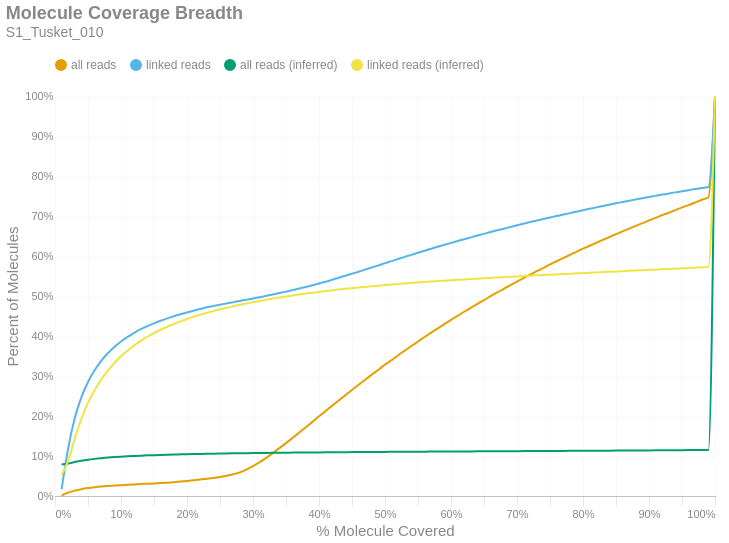

The notebook cell this image was saved under:
### Markdown cell above
### Molecule Read Coverage
This chart shows molecule coverage breadth as computed by the number of bases aligned to that molecule. In other words, "*how much of each unique long molecule is actually sequenced/aligned?*" Keep in mind there is a distinction between sequences and alignments, since some sequences belonging to a particular molecule may not align well and wouldn't appear in the alignment data. This chart also shows molecule coverage breadth as computed by the *inferred fragment* from which the aligned sequences originate. Unlike read coverage, this calculation takes into account the total insert size, including unsequenced gaps between the forward and reverse reads. Like the previous figures, these are cumulative percents.

### Code cell
if SKIPLR:
    print_html(f"Skipped")
else:
    binned_df = consolidated_hist(valids['coverage_bp'], mask, 0.01, True)
    binned_df_inf = consolidated_hist(valids['coverage_inserts'], mask, 0.01, True)
    binned_df = binned_df.with_columns(pl.lit(binned_df_inf['all reads (cumsum)']).alias('all reads (inferred)'))
    binned_df = binned_df.with_columns(pl.lit(binned_df_inf['linked reads (cumsum)']).alias('linked reads (inferred)'))
    binned_df = binned_df.with_columns(
        (pl.col('bin').cast(pl.Float64) + 0.01).alias('right_edge')
    )

    with SafeRender(binned_df):
        (
            density_plot(binned_df, 'Molecule Coverage Breadth', samplename, 'molcov', ['all reads (inferred)','linked reads (inferred)'])
            .encode(
                #x=alt.X('bin:Q', title="% Molecule Covered").axis(format = '%').scale(padding=0),
                x=alt.X('right_edge:Q', title="% Molecule Covered").axis(format='%').scale(padding=0),
                y=alt.Y('value:Q', title='Percent of Molecules')
                    .axis(format='%')
                    .stack(False)
                    .scale(domainMin=0, padding=0),
                color=alt.Color("key:N").scale(domain = ["all reads", "linked reads", "all reads (inferred)", "linked reads (inferred)"]),
                tooltip = [
                    alt.Tooltip("key:N", title = "Data Type"),
                    alt.Tooltip("range_label:N", title="% Molecule Covered"),
                    alt.Tooltip("value:Q", format = ".2%", title="% Molecules")
                ]
            )
        ).display()

### Figure 1 — Vega-Lite specification as saved in the notebook (floating-point values rounded to 4 significant figures)
{"width": "container", "height": 400, "config": {"title": {"anchor": "start", "dy": -15, "fontSize": 18, "color": "#888888", "subtitleColor": "#888888", "subtitleFontSize": 14}, "arc": {"fill": "#0072B2"}, "axis": {"domainColor": "#888888", "domainWidth": 0.5, "gridWidth": 0.2, "grid": false, "titleFontWeight": 400, "titleFontSize": 15, "labelFontSize": 11, "labelColor": "#888888", "tickColor": "#888888", "tickWidth": 0.2, "titleColor": "#888888"}, "axisBand": {"grid": false}, "axisX": {"grid": true, "tickSize": 10, "domainCap": "round"}, "axisY": {"domain": false, "grid": true, "tickSize": 0, "domainCap": "round"}, "background": "transparent", "header": {"labelFontSize": 15, "labelColor": "#888888", "titleFontSize": 15, "titleFontWeight": 600, "titleColor": "#888888"}, "legend": {"labelFont": "sans-serif", "labelFontSize": 12, "labelColor": "#888888", "symbolSize": 100, "symbolType": "circle", "titleFontSize": 12, "titlePadding": 10, "titleColor": "#888888", "title": null, "orient": "top"}, "range": {"category": ["#E69F00", "#56B4E9", "#009E73", "#F0E442", "#0072B2", "#D55E00", "#CC79A7", "#000000"], "diverging": ["#cfe8f3", "#a2d4ec", "#73bfe2", "#46abdb", "#1696d2", "#12719e"]}, "area": {"fill": "#0072B2", "fillOpacity": 0.7, "line": true, "strokeOpacity": 0.7}, "line": {"color": "#0072B2", "stroke": "#0072B2", "strokeWidth": 2}, "trail": {"color": "#0072B2", "stroke": "#0072B2", "strokeWidth": 0, "size": 1}, "point": {"filled": true, "fillOpacity": 1.0, "size": 95}, "text": {"color": "#888888", "fontSize": 11, "align": "right", "fontWeight": 400, "size": 11}, "bar": {"fill": "#0072B2", "stroke": null}, "view": {"stroke": null, "continuousWidth": 660, "continuousHeight": 400}}, "data": {"name": "data-ae09f41ff973e61091d7efa186c3958c"}, "mark": {"type": "line", "interpolate": "monotone", "point": {"opacity": 0, "size": 275}}, "encoding": {"color": {"field": "key", "scale": {"domain": ["all reads", "linked reads", "all reads (inferred)", "linked reads (inferred)"]}, "type": "nominal"}, "tooltip": [{"field": "key", "title": "Data Type", "type": "nominal"}, {"field": "range_label", "title": "% Molecule Covered", "type": "nominal"}, {"field": "value", "format": ".2%", "title": "% Molecules", "type": "quantitative"}], "x": {"axis": {"format": "%"}, "field": "right_edge", "scale": {"padding": 0}, "title": "% Molecule Covered", "type": "quantitative"}, "y": {"axis": {"format": "%"}, "field": "value", "scale": {"domainMin": 0, "padding": 0}, "stack": false, "title": "Percent of Molecules", "type": "quantitative"}}, "params": [{"name": "param_c36ac31b6afebe62", "select": {"type": "point", "fields": ["key"]}, "bind": "legend"}], "title": {"text": "Molecule Coverage Breadth", "subtitle": "S1_Tusket_010"}, "transform": [{"fold": ["all reads (cumsum)", "linked reads (cumsum)", "all reads (inferred)", "linked reads (inferred)"]}, {"calculate": "replace(datum.key, ' (cumsum)', '')", "as": "key"}, {"filter": {"param": "param_c36ac31b6afebe62"}}], "usermeta": {"embedOptions": {"downloadFileName": "S1_Tusket_010.molcov"}}, "$schema": "https://vega.github.io/schema/vega-lite/v6.1.0.json", "datasets": {"data-ae09f41ff973e61091d7efa186c3958c": [{"bin": "0.0", "interval": "0.0-0.01", "all reads": 0.001329, "linked reads": 0.01687, "all reads (cumsum)": 0.001329, "linked reads (cumsum)": 0.01687, "range_label": "0.0-0.01", "all reads (inferred)": 0.07858, "linked reads (inferred)": 0.05178, "right_edge": 0.01}, {"bin": "0.01", "interval": "0.01-0.02", "all reads": 0.006969, "linked reads": 0.1026, "all reads (cumsum)": 0.008298, "linked reads (cumsum)": 0.1194, "range_label": "0.01-0.02", "all reads (inferred)": 0.08113, "linked reads (inferred)": 0.08867, "right_edge": 0.02}, {"bin": "0.02", "interval": "0.02-0.03", "all reads": 0.005133, "linked reads": 0.07556, "all reads (cumsum)": 0.01343, "linked reads (cumsum)": 0.195, "range_label": "0.02-0.03", "all reads (inferred)": 0.08476, "linked reads (inferred)": 0.1434, "right_edge": 0.03}, {"bin": "0.03", "interval": "0.03-0.04", "all reads": 0.003655, "linked reads": 0.05229, "all reads (cumsum)": 0.01709, "linked reads (cumsum)": 0.2473, "range_label": "0.03-0.04", "all reads (inferred)": 0.088, "linked reads (inferred)": 0.1925, "right_edge": 0.04}, {"bin": "0.04", "interval": "0.04-0.05", "all reads": 0.00265, "linked reads": 0.03779, "all reads (cumsum)": 0.01974, "linked reads (cumsum)": 0.2851, "range_label": "0.04-0.05", "all reads (inferred)": 0.09069, "linked reads (inferred)": 0.2326, "right_edge": 0.05}, {"bin": "0.05", "interval": "0.05-0.06", "all reads": 0.002085, "linked reads": 0.0292, "all reads (cumsum)": 0.02182, "linked reads (cumsum)": 0.3143, "range_label": "0.05-0.06", "all reads (inferred)": 0.0928, "linked reads (inferred)": 0.2646, "right_edge": 0.06}, {"bin": "0.06", "interval": "0.06-0.07", "all reads": 0.001712, "linked reads": 0.02376, "all reads (cumsum)": 0.02353, "linked reads (cumsum)": 0.338, "range_label": "0.06-0.07", "all reads (inferred)": 0.09453, "linked reads (inferred)": 0.2908, "right_edge": 0.07}, {"bin": "0.07", "interval": "0.07-0.08", "all reads": 0.001372, "linked reads": 0.01894, "all reads (cumsum)": 0.02491, "linked reads (cumsum)": 0.357, "range_label": "0.07-0.08", "all reads (inferred)": 0.09602, "linked reads (inferred)": 0.3134, "right_edge": 0.08}, {"bin": "0.08", "interval": "0.08-0.09", "all reads": 0.001207, "linked reads": 0.01583, "all reads (cumsum)": 0.02611, "linked reads (cumsum)": 0.3728, "range_label": "0.08-0.09", "all reads (inferred)": 0.09727, "linked reads (inferred)": 0.3326, "right_edge": 0.09}, {"bin": "0.09", "interval": "0.09-0.1", "all reads": 0.00106, "linked reads": 0.01334, "all reads (cumsum)": 0.02717, "linked reads (cumsum)": 0.3861, "range_label": "0.09-0.1", "all reads (inferred)": 0.09838, "linked reads (inferred)": 0.3494, "right_edge": 0.1}, {"bin": "0.1", "interval": "0.1-0.11", "all reads": 0.0009804, "linked reads": 0.0116, "all reads (cumsum)": 0.02815, "linked reads (cumsum)": 0.3977, "range_label": "0.1-0.11", "all reads (inferred)": 0.09931, "linked reads (inferred)": 0.3636, "right_edge": 0.11}, {"bin": "0.11", "interval": "0.11-0.12", "all reads": 0.0009041, "linked reads": 0.01033, "all reads (cumsum)": 0.02906, "linked reads (cumsum)": 0.4081, "range_label": "0.11-0.12", "all reads (inferred)": 0.1001, "linked reads (inferred)": 0.3764, "right_edge": 0.12}, {"bin": "0.12", "interval": "0.12-0.13", "all reads": 0.0008397, "linked reads": 0.008888, "all reads (cumsum)": 0.0299, "linked reads (cumsum)": 0.4169, "range_label": "0.12-0.13", "all reads (inferred)": 0.1009, "linked reads (inferred)": 0.388, "right_edge": 0.13}, {"bin": "0.13", "interval": "0.13-0.14", "all reads": 0.0007988, "linked reads": 0.007596, "all reads (cumsum)": 0.0307, "linked reads (cumsum)": 0.4245, "range_label": "0.13-0.14", "all reads (inferred)": 0.1016, "linked reads (inferred)": 0.3982, "right_edge": 0.14}, {"bin": "0.14", "interval": "0.14-0.15", "all reads": 0.0008096, "linked reads": 0.006956, "all reads (cumsum)": 0.03151, "linked reads (cumsum)": 0.4315, "range_label": "0.14-0.15", "all reads (inferred)": 0.1022, "linked reads (inferred)": 0.4073, "right_edge": 0.15}, {"bin": "0.15", "interval": "0.15-0.16", "all reads": 0.0008809, "linked reads": 0.006636, "all reads (cumsum)": 0.03239, "linked reads (cumsum)": 0.4381, "range_label": "0.15-0.16", "all reads (inferred)": 0.1027, "linked reads (inferred)": 0.4156, "right_edge": 0.16}, {"bin": "0.16", "interval": "0.16-0.17", "all reads": 0.001033, "linked reads": 0.005985, "all reads (cumsum)": 0.03342, "linked reads (cumsum)": 0.4441, "range_label": "0.16-0.17", "all reads (inferred)": 0.1032, "linked reads (inferred)": 0.4231, "right_edge": 0.17}, {"bin": "0.17", "interval": "0.17-0.18", "all reads": 0.00118, "linked reads": 0.005309, "all reads (cumsum)": 0.0346, "linked reads (cumsum)": 0.4494, "range_label": "0.17-0.18", "all reads (inferred)": 0.1037, "linked reads (inferred)": 0.4301, "right_edge": 0.18}, {"bin": "0.18", "interval": "0.18-0.19", "all reads": 0.001368, "linked reads": 0.004828, "all reads (cumsum)": 0.03597, "linked reads (cumsum)": 0.4543, "range_label": "0.18-0.19", "all reads (inferred)": 0.1041, "linked reads (inferred)": 0.4363, "right_edge": 0.19}, {"bin": "0.19", "interval": "0.19-0.2", "all reads": 0.001555, "linked reads": 0.004508, "all reads (cumsum)": 0.03752, "linked reads (cumsum)": 0.4588, "range_label": "0.19-0.2", "all reads (inferred)": 0.1045, "linked reads (inferred)": 0.4425, "right_edge": 0.2}, {"bin": "0.2", "interval": "0.2-0.21", "all reads": 0.001659, "linked reads": 0.004472, "all reads (cumsum)": 0.03918, "linked reads (cumsum)": 0.4632, "range_label": "0.2-0.21", "all reads (inferred)": 0.1049, "linked reads (inferred)": 0.4482, "right_edge": 0.21}, {"bin": "0.21", "interval": "0.21-0.22", "all reads": 0.001841, "linked reads": 0.0044, "all reads (cumsum)": 0.04102, "linked reads (cumsum)": 0.4676, "range_label": "0.21-0.22", "all reads (inferred)": 0.1052, "linked reads (inferred)": 0.4533, "right_edge": 0.22}, {"bin": "0.22", "interval": "0.22-0.23", "all reads": 0.002041, "linked reads": 0.003997, "all reads (cumsum)": 0.04306, "linked reads (cumsum)": 0.4716, "range_label": "0.22-0.23", "all reads (inferred)": 0.1055, "linked reads (inferred)": 0.4579, "right_edge": 0.23}, {"bin": "0.23", "interval": "0.23-0.24", "all reads": 0.00218, "linked reads": 0.003341, "all reads (cumsum)": 0.04524, "linked reads (cumsum)": 0.475, "range_label": "0.23-0.24", "all reads (inferred)": 0.1058, "linked reads (inferred)": 0.4624, "right_edge": 0.24}, {"bin": "0.24", "interval": "0.24-0.25", "all reads": 0.0025, "linked reads": 0.003403, "all reads (cumsum)": 0.04774, "linked reads (cumsum)": 0.4784, "range_label": "0.24-0.25", "all reads (inferred)": 0.1061, "linked reads (inferred)": 0.4667, "right_edge": 0.25}, {"bin": "0.25", "interval": "0.25-0.26", "all reads": 0.002769, "linked reads": 0.003083, "all reads (cumsum)": 0.05051, "linked reads (cumsum)": 0.4815, "range_label": "0.25-0.26", "all reads (inferred)": 0.1064, "linked reads (inferred)": 0.4707, "right_edge": 0.26}, {"bin": "0.26", "interval": "0.26-0.27", "all reads": 0.003641, "linked reads": 0.003145, "all reads (cumsum)": 0.05415, "linked reads (cumsum)": 0.4846, "range_label": "0.26-0.27", "all reads (inferred)": 0.1066, "linked reads (inferred)": 0.4744, "right_edge": 0.27}, {"bin": "0.27", "interval": "0.27-0.28", "all reads": 0.005042, "linked reads": 0.003114, "all reads (cumsum)": 0.0592, "linked reads (cumsum)": 0.4877, "range_label": "0.27-0.28", "all reads (inferred)": 0.1069, "linked reads (inferred)": 0.478, "right_edge": 0.28}, {"bin": "0.28", "interval": "0.28-0.29", "all reads": 0.006844, "linked reads": 0.002892, "all reads (cumsum)": 0.06604, "linked reads (cumsum)": 0.4906, "range_label": "0.28-0.29", "all reads (inferred)": 0.1071, "linked reads (inferred)": 0.4813, "right_edge": 0.29}, {"bin": "0.29", "interval": "0.29-0.3", "all reads": 0.008696, "linked reads": 0.003166, "all reads (cumsum)": 0.07474, "linked reads (cumsum)": 0.4938, "range_label": "0.29-0.3", "all reads (inferred)": 0.1073, "linked reads (inferred)": 0.4847, "right_edge": 0.3}, {"bin": "0.3", "interval": "0.3-0.31", "all reads": 0.009759, "linked reads": 0.003166, "all reads (cumsum)": 0.08449, "linked reads (cumsum)": 0.4969, "range_label": "0.3-0.31", "all reads (inferred)": 0.1075, "linked reads (inferred)": 0.4877, "right_edge": 0.31}, {"bin": "0.31", "interval": "0.31-0.32", "all reads": 0.0109, "linked reads": 0.003434, "all reads (cumsum)": 0.09539, "linked reads (cumsum)": 0.5004, "range_label": "0.31-0.32", "all reads (inferred)": 0.1077, "linked reads (inferred)": 0.4908, "right_edge": 0.32}, {"bin": "0.32", "interval": "0.32-0.33", "all reads": 0.01185, "linked reads": 0.003357, "all reads (cumsum)": 0.1072, "linked reads (cumsum)": 0.5037, "range_label": "0.32-0.33", "all reads (inferred)": 0.1079, "linked reads (inferred)": 0.4936, "right_edge": 0.33}, {"bin": "0.33", "interval": "0.33-0.34", "all reads": 0.01238, "linked reads": 0.003527, "all reads (cumsum)": 0.1196, "linked reads (cumsum)": 0.5073, "range_label": "0.33-0.34", "all reads (inferred)": 0.1081, "linked reads (inferred)": 0.4963, "right_edge": 0.34}, {"bin": "0.34", "interval": "0.34-0.35", "all reads": 0.01264, "linked reads": 0.003692, "all reads (cumsum)": 0.1323, "linked reads (cumsum)": 0.511, "range_label": "0.34-0.35", "all reads (inferred)": 0.1083, "linked reads (inferred)": 0.4987, "right_edge": 0.35}, {"bin": "0.35", "interval": "0.35-0.36", "all reads": 0.01302, "linked reads": 0.00379, "all reads (cumsum)": 0.1453, "linked reads (cumsum)": 0.5147, "range_label": "0.35-0.36", "all reads (inferred)": 0.1084, "linked reads (inferred)": 0.5013, "right_edge": 0.36}, {"bin": "0.36", "interval": "0.36-0.37", "all reads": 0.01328, "linked reads": 0.003832, "all reads (cumsum)": 0.1586, "linked reads (cumsum)": 0.5186, "range_label": "0.36-0.37", "all reads (inferred)": 0.1086, "linked reads (inferred)": 0.5037, "right_edge": 0.37}, {"bin": "0.37", "interval": "0.37-0.38", "all reads": 0.01337, "linked reads": 0.004033, "all reads (cumsum)": 0.1719, "linked reads (cumsum)": 0.5226, "range_label": "0.37-0.38", "all reads (inferred)": 0.1088, "linked reads (inferred)": 0.506, "right_edge": 0.38}, {"bin": "0.38", "interval": "0.38-0.39", "all reads": 0.01344, "linked reads": 0.004193, "all reads (cumsum)": 0.1854, "linked reads (cumsum)": 0.5268, "range_label": "0.38-0.39", "all reads (inferred)": 0.1089, "linked reads (inferred)": 0.5081, "right_edge": 0.39}, {"bin": "0.39", "interval": "0.39-0.4", "all reads": 0.0138, "linked reads": 0.004488, "all reads (cumsum)": 0.1992, "linked reads (cumsum)": 0.5313, "range_label": "0.39-0.4", "all reads (inferred)": 0.1091, "linked reads (inferred)": 0.5101, "right_edge": 0.4}, {"bin": "0.4", "interval": "0.4-0.41", "all reads": 0.01329, "linked reads": 0.004436, "all reads (cumsum)": 0.2125, "linked reads (cumsum)": 0.5357, "range_label": "0.4-0.41", "all reads (inferred)": 0.1092, "linked reads (inferred)": 0.5123, "right_edge": 0.41}, {"bin": "0.41", "interval": "0.41-0.42", "all reads": 0.01345, "linked reads": 0.004849, "all reads (cumsum)": 0.2259, "linked reads (cumsum)": 0.5406, "range_label": "0.41-0.42", "all reads (inferred)": 0.1094, "linked reads (inferred)": 0.5143, "right_edge": 0.42}, {"bin": "0.42", "interval": "0.42-0.43", "all reads": 0.0132, "linked reads": 0.005056, "all reads (cumsum)": 0.2391, "linked reads (cumsum)": 0.5456, "range_label": "0.42-0.43", "all reads (inferred)": 0.1095, "linked reads (inferred)": 0.5162, "right_edge": 0.43}, {"bin": "0.43", "interval": "0.43-0.44", "all reads": 0.01308, "linked reads": 0.004994, "all reads (cumsum)": 0.2522, "linked reads (cumsum)": 0.5506, "range_label": "0.43-0.44", "all reads (inferred)": 0.1096, "linked reads (inferred)": 0.5179, "right_edge": 0.44}, {"bin": "0.44", "interval": "0.44-0.45", "all reads": 0.01303, "linked reads": 0.005087, "all reads (cumsum)": 0.2652, "linked reads (cumsum)": 0.5557, "range_label": "0.44-0.45", "all reads (inferred)": 0.1097, "linked reads (inferred)": 0.5195, "right_edge": 0.45}, {"bin": "0.45", "interval": "0.45-0.46", "all reads": 0.01291, "linked reads": 0.004927, "all reads (cumsum)": 0.2781, "linked reads (cumsum)": 0.5606, "range_label": "0.45-0.46", "all reads (inferred)": 0.1098, "linked reads (inferred)": 0.5211, "right_edge": 0.46}, {"bin": "0.46", "interval": "0.46-0.47", "all reads": 0.01268, "linked reads": 0.005397, "all reads (cumsum)": 0.2908, "linked reads (cumsum)": 0.566, "range_label": "0.46-0.47", "all reads (inferred)": 0.11, "linked reads (inferred)": 0.5227, "right_edge": 0.47}, {"bin": "0.47", "interval": "0.47-0.48", "all reads": 0.01274, "linked reads": 0.00534, "all reads (cumsum)": 0.3035, "linked reads (cumsum)": 0.5714, "range_label": "0.47-0.48", "all reads (inferred)": 0.1101, "linked reads (inferred)": 0.5243, "right_edge": 0.48}, {"bin": "0.48", "interval": "0.48-0.49", "all reads": 0.0119, "linked reads": 0.005071, "all reads (cumsum)": 0.3154, "linked reads (cumsum)": 0.5765, "range_label": "0.48-0.49", "all reads (inferred)": 0.1102, "linked reads (inferred)": 0.5257, "right_edge": 0.49}, {"bin": "0.49", "interval": "0.49-0.5", "all reads": 0.01322, "linked reads": 0.005841, "all reads (cumsum)": 0.3287, "linked reads (cumsum)": 0.5823, "range_label": "0.49-0.5", "all reads (inferred)": 0.1103, "linked reads (inferred)": 0.5272, "right_edge": 0.5}, {"bin": "0.5", "interval": "0.5-0.51", "all reads": 0.01111, "linked reads": 0.004999, "all reads (cumsum)": 0.3398, "linked reads (cumsum)": 0.5873, "range_label": "0.5-0.51", "all reads (inferred)": 0.1104, "linked reads (inferred)": 0.5286, "right_edge": 0.51}, {"bin": "0.51", "interval": "0.51-0.52", "all reads": 0.01216, "linked reads": 0.00534, "all reads (cumsum)": 0.3519, "linked reads (cumsum)": 0.5926, "range_label": "0.51-0.52", "all reads (inferred)": 0.1105, "linked reads (inferred)": 0.5301, "right_edge": 0.52}, {"bin": "0.52", "interval": "0.52-0.53", "all reads": 0.01156, "linked reads": 0.005216, "all reads (cumsum)": 0.3635, "linked reads (cumsum)": 0.5978, "range_label": "0.52-0.53", "all reads (inferred)": 0.1106, "linked reads (inferred)": 0.5314, "right_edge": 0.53}, {"bin": "0.53", "interval": "0.53-0.54", "all reads": 0.01153, "linked reads": 0.005025, "all reads (cumsum)": 0.375, "linked reads (cumsum)": 0.6029, "range_label": "0.53-0.54", "all reads (inferred)": 0.1107, "linked reads (inferred)": 0.5327, "right_edge": 0.54}, {"bin": "0.54", "interval": "0.54-0.55", "all reads": 0.0112, "linked reads": 0.005185, "all reads (cumsum)": 0.3862, "linked reads (cumsum)": 0.6081, "range_label": "0.54-0.55", "all reads (inferred)": 0.1108, "linked reads (inferred)": 0.5339, "right_edge": 0.55}, {"bin": "0.55", "interval": "0.55-0.56", "all reads": 0.01129, "linked reads": 0.005061, "all reads (cumsum)": 0.3975, "linked reads (cumsum)": 0.6131, "range_label": "0.55-0.56", "all reads (inferred)": 0.1109, "linked reads (inferred)": 0.535, "right_edge": 0.56}, {"bin": "0.56", "interval": "0.56-0.57", "all reads": 0.01101, "linked reads": 0.005185, "all reads (cumsum)": 0.4085, "linked reads (cumsum)": 0.6183, "range_label": "0.56-0.57", "all reads (inferred)": 0.111, "linked reads (inferred)": 0.5362, "right_edge": 0.57}, {"bin": "0.57", "interval": "0.57-0.58", "all reads": 0.01066, "linked reads": 0.004947, "all reads (cumsum)": 0.4192, "linked reads (cumsum)": 0.6232, "range_label": "0.57-0.58", "all reads (inferred)": 0.1111, "linked reads (inferred)": 0.5373, "right_edge": 0.58}, {"bin": "0.58", "interval": "0.58-0.59", "all reads": 0.01065, "linked reads": 0.004839, "all reads (cumsum)": 0.4298, "linked reads (cumsum)": 0.6281, "range_label": "0.58-0.59", "all reads (inferred)": 0.1112, "linked reads (inferred)": 0.5383, "right_edge": 0.59}, {"bin": "0.59", "interval": "0.59-0.6", "all reads": 0.01065, "linked reads": 0.004658, "all reads (cumsum)": 0.4405, "linked reads (cumsum)": 0.6327, "range_label": "0.59-0.6", "all reads (inferred)": 0.1112, "linked reads (inferred)": 0.5394, "right_edge": 0.6}, {"bin": "0.6", "interval": "0.6-0.61", "all reads": 0.009878, "linked reads": 0.004689, "all reads (cumsum)": 0.4504, "linked reads (cumsum)": 0.6374, "range_label": "0.6-0.61", "all reads (inferred)": 0.1113, "linked reads (inferred)": 0.5405, "right_edge": 0.61}, {"bin": "0.61", "interval": "0.61-0.62", "all reads": 0.01031, "linked reads": 0.004513, "all reads (cumsum)": 0.4607, "linked reads (cumsum)": 0.6419, "range_label": "0.61-0.62", "all reads (inferred)": 0.1114, "linked reads (inferred)": 0.5415, "right_edge": 0.62}, {"bin": "0.62", "interval": "0.62-0.63", "all reads": 0.009901, "linked reads": 0.004586, "all reads (cumsum)": 0.4706, "linked reads (cumsum)": 0.6465, "range_label": "0.62-0.63", "all reads (inferred)": 0.1115, "linked reads (inferred)": 0.5424, "right_edge": 0.63}, {"bin": "0.63", "interval": "0.63-0.64", "all reads": 0.009668, "linked reads": 0.004539, "all reads (cumsum)": 0.4802, "linked reads (cumsum)": 0.6511, "range_label": "0.63-0.64", "all reads (inferred)": 0.1116, "linked reads (inferred)": 0.5434, "right_edge": 0.64}, {"bin": "0.64", "interval": "0.64-0.65", "all reads": 0.009583, "linked reads": 0.004183, "all reads (cumsum)": 0.4898, "linked reads (cumsum)": 0.6553, "range_label": "0.64-0.65", "all reads (inferred)": 0.1117, "linked reads (inferred)": 0.5445, "right_edge": 0.65}, {"bin": "0.65", "interval": "0.65-0.66", "all reads": 0.009707, "linked reads": 0.004555, "all reads (cumsum)": 0.4995, "linked reads (cumsum)": 0.6598, "range_label": "0.65-0.66", "all reads (inferred)": 0.1118, "linked reads (inferred)": 0.5453, "right_edge": 0.66}, {"bin": "0.66", "interval": "0.66-0.67", "all reads": 0.009239, "linked reads": 0.004353, "all reads (cumsum)": 0.5088, "linked reads (cumsum)": 0.6642, "range_label": "0.66-0.67", "all reads (inferred)": 0.1118, "linked reads (inferred)": 0.5461, "right_edge": 0.67}, {"bin": "0.67", "interval": "0.67-0.68", "all reads": 0.009334, "linked reads": 0.004142, "all reads (cumsum)": 0.5181, "linked reads (cumsum)": 0.6683, "range_label": "0.67-0.68", "all reads (inferred)": 0.1119, "linked reads (inferred)": 0.5471, "right_edge": 0.68}, {"bin": "0.68", "interval": "0.68-0.69", "all reads": 0.008929, "linked reads": 0.004136, "all reads (cumsum)": 0.527, "linked reads (cumsum)": 0.6724, "range_label": "0.68-0.69", "all reads (inferred)": 0.112, "linked reads (inferred)": 0.548, "right_edge": 0.69}, {"bin": "0.69", "interval": "0.69-0.7", "all reads": 0.008981, "linked reads": 0.004245, "all reads (cumsum)": 0.536, "linked reads (cumsum)": 0.6767, "range_label": "0.69-0.7", "all reads (inferred)": 0.1121, "linked reads (inferred)": 0.5489, "right_edge": 0.7}, {"bin": "0.7", "interval": "0.7-0.71", "all reads": 0.008636, "linked reads": 0.004028, "all reads (cumsum)": 0.5447, "linked reads (cumsum)": 0.6807, "range_label": "0.7-0.71", "all reads (inferred)": 0.1122, "linked reads (inferred)": 0.5498, "right_edge": 0.71}, {"bin": "0.71", "interval": "0.71-0.72", "all reads": 0.008621, "linked reads": 0.004064, "all reads (cumsum)": 0.5533, "linked reads (cumsum)": 0.6848, "range_label": "0.71-0.72", "all reads (inferred)": 0.1123, "linked reads (inferred)": 0.5507, "right_edge": 0.72}, {"bin": "0.72", "interval": "0.72-0.73", "all reads": 0.008666, "linked reads": 0.004044, "all reads (cumsum)": 0.5619, "linked reads (cumsum)": 0.6888, "range_label": "0.72-0.73", "all reads (inferred)": 0.1124, "linked reads (inferred)": 0.5517, "right_edge": 0.73}, {"bin": "0.73", "interval": "0.73-0.74", "all reads": 0.008333, "linked reads": 0.003703, "all reads (cumsum)": 0.5703, "linked reads (cumsum)": 0.6925, "range_label": "0.73-0.74", "all reads (inferred)": 0.1125, "linked reads (inferred)": 0.5524, "right_edge": 0.74}, {"bin": "0.74", "interval": "0.74-0.75", "all reads": 0.00868, "linked reads": 0.003889, "all reads (cumsum)": 0.579, "linked reads (cumsum)": 0.6964, "range_label": "0.74-0.75", "all reads (inferred)": 0.1125, "linked reads (inferred)": 0.5532, "right_edge": 0.75}, {"bin": "0.75", "interval": "0.75-0.76", "all reads": 0.007906, "linked reads": 0.003491, "all reads (cumsum)": 0.5869, "linked reads (cumsum)": 0.6999, "range_label": "0.75-0.76", "all reads (inferred)": 0.1126, "linked reads (inferred)": 0.554, "right_edge": 0.76}, {"bin": "0.76", "interval": "0.76-0.77", "all reads": 0.00799, "linked reads": 0.003661, "all reads (cumsum)": 0.5948, "linked reads (cumsum)": 0.7036, "range_label": "0.76-0.77", "all reads (inferred)": 0.1127, "linked reads (inferred)": 0.5548, "right_edge": 0.77}, {"bin": "0.77", "interval": "0.77-0.78", "all reads": 0.007786, "linked reads": 0.00362, "all reads (cumsum)": 0.6026, "linked reads (cumsum)": 0.7072, "range_label": "0.77-0.78", "all reads (inferred)": 0.1128, "linked reads (inferred)": 0.5558, "right_edge": 0.78}, {"bin": "0.78", "interval": "0.78-0.79", "all reads": 0.007701, "linked reads": 0.003687, "all reads (cumsum)": 0.6103, "linked reads (cumsum)": 0.7109, "range_label": "0.78-0.79", "all reads (inferred)": 0.1129, "linked reads (inferred)": 0.5566, "right_edge": 0.79}, {"bin": "0.79", "interval": "0.79-0.8", "all reads": 0.008041, "linked reads": 0.003641, "all reads (cumsum)": 0.6184, "linked reads (cumsum)": 0.7145, "range_label": "0.79-0.8", "all reads (inferred)": 0.113, "linked reads (inferred)": 0.5573, "right_edge": 0.8}, {"bin": "0.8", "interval": "0.8-0.81", "all reads": 0.007219, "linked reads": 0.003517, "all reads (cumsum)": 0.6256, "linked reads (cumsum)": 0.718, "range_label": "0.8-0.81", "all reads (inferred)": 0.1131, "linked reads (inferred)": 0.5582, "right_edge": 0.81}, {"bin": "0.81", "interval": "0.81-0.82", "all reads": 0.007341, "linked reads": 0.003543, "all reads (cumsum)": 0.6329, "linked reads (cumsum)": 0.7216, "range_label": "0.81-0.82", "all reads (inferred)": 0.1132, "linked reads (inferred)": 0.559, "right_edge": 0.82}, {"bin": "0.82", "interval": "0.82-0.83", "all reads": 0.007365, "linked reads": 0.003481, "all reads (cumsum)": 0.6403, "linked reads (cumsum)": 0.7251, "range_label": "0.82-0.83", "all reads (inferred)": 0.1133, "linked reads (inferred)": 0.5599, "right_edge": 0.83}, {"bin": "0.83", "interval": "0.83-0.84", "all reads": 0.007157, "linked reads": 0.003326, "all reads (cumsum)": 0.6475, "linked reads (cumsum)": 0.7284, "range_label": "0.83-0.84", "all reads (inferred)": 0.1134, "linked reads (inferred)": 0.5606, "right_edge": 0.84}, {"bin": "0.84", "interval": "0.84-0.85", "all reads": 0.007096, "linked reads": 0.003403, "all reads (cumsum)": 0.6546, "linked reads (cumsum)": 0.7318, "range_label": "0.84-0.85", "all reads (inferred)": 0.1135, "linked reads (inferred)": 0.5614, "right_edge": 0.85}, {"bin": "0.85", "interval": "0.85-0.86", "all reads": 0.007063, "linked reads": 0.003238, "all reads (cumsum)": 0.6616, "linked reads (cumsum)": 0.735, "range_label": "0.85-0.86", "all reads (inferred)": 0.1136, "linked reads (inferred)": 0.5622, "right_edge": 0.86}, {"bin": "0.86", "interval": "0.86-0.87", "all reads": 0.00693, "linked reads": 0.003222, "all reads (cumsum)": 0.6685, "linked reads (cumsum)": 0.7382, "range_label": "0.86-0.87", "all reads (inferred)": 0.1137, "linked reads (inferred)": 0.563, "right_edge": 0.87}, {"bin": "0.87", "interval": "0.87-0.88", "all reads": 0.006891, "linked reads": 0.003155, "all reads (cumsum)": 0.6754, "linked reads (cumsum)": 0.7414, "range_label": "0.87-0.88", "all reads (inferred)": 0.1138, "linked reads (inferred)": 0.5638, "right_edge": 0.88}, {"bin": "0.88", "interval": "0.88-0.89", "all reads": 0.006676, "linked reads": 0.003129, "all reads (cumsum)": 0.6821, "linked reads (cumsum)": 0.7445, "range_label": "0.88-0.89", "all reads (inferred)": 0.1139, "linked reads (inferred)": 0.5646, "right_edge": 0.89}, {"bin": "0.89", "interval": "0.89-0.9", "all reads": 0.006805, "linked reads": 0.002907, "all reads (cumsum)": 0.6889, "linked reads (cumsum)": 0.7474, "range_label": "0.89-0.9", "all reads (inferred)": 0.114, "linked reads (inferred)": 0.5654, "right_edge": 0.9}, {"bin": "0.9", "interval": "0.9-0.91", "all reads": 0.006277, "linked reads": 0.002866, "all reads (cumsum)": 0.6952, "linked reads (cumsum)": 0.7503, "range_label": "0.9-0.91", "all reads (inferred)": 0.1141, "linked reads (inferred)": 0.5662, "right_edge": 0.91}, {"bin": "0.91", "interval": "0.91-0.92", "all reads": 0.006998, "linked reads": 0.003212, "all reads (cumsum)": 0.7022, "linked reads (cumsum)": 0.7535, "range_label": "0.91-0.92", "all reads (inferred)": 0.1143, "linked reads (inferred)": 0.567, "right_edge": 0.92}, {"bin": "0.92", "interval": "0.92-0.93", "all reads": 0.006047, "linked reads": 0.002753, "all reads (cumsum)": 0.7082, "linked reads (cumsum)": 0.7563, "range_label": "0.92-0.93", "all reads (inferred)": 0.1144, "linked reads (inferred)": 0.5677, "right_edge": 0.93}, {"bin": "0.93", "interval": "0.93-0.94", "all reads": 0.006458, "linked reads": 0.002809, "all reads (cumsum)": 0.7147, "linked reads (cumsum)": 0.7591, "range_label": "0.93-0.94", "all reads (inferred)": 0.1145, "linked reads (inferred)": 0.5684, "right_edge": 0.94}, {"bin": "0.94", "interval": "0.94-0.95", "all reads": 0.006941, "linked reads": 0.002866, "all reads (cumsum)": 0.7216, "linked reads (cumsum)": 0.7619, "range_label": "0.94-0.95", "all reads (inferred)": 0.1146, "linked reads (inferred)": 0.5692, "right_edge": 0.95}, {"bin": "0.95", "interval": "0.95-0.96", "all reads": 0.00557, "linked reads": 0.002639, "all reads (cumsum)": 0.7272, "linked reads (cumsum)": 0.7646, "range_label": "0.95-0.96", "all reads (inferred)": 0.1148, "linked reads (inferred)": 0.57, "right_edge": 0.96}, {"bin": "0.96", "interval": "0.96-0.97", "all reads": 0.006602, "linked reads": 0.002845, "all reads (cumsum)": 0.7338, "linked reads (cumsum)": 0.7674, "range_label": "0.96-0.97", "all reads (inferred)": 0.1149, "linked reads (inferred)": 0.5709, "right_edge": 0.97}, {"bin": "0.97", "interval": "0.97-0.98", "all reads": 0.006756, "linked reads": 0.002536, "all reads (cumsum)": 0.7406, "linked reads (cumsum)": 0.77, "range_label": "0.97-0.98", "all reads (inferred)": 0.1151, "linked reads (inferred)": 0.5717, "right_edge": 0.98}, {"bin": "0.98", "interval": "0.98-0.99", "all reads": 0.006216, "linked reads": 0.002603, "all reads (cumsum)": 0.7468, "linked reads (cumsum)": 0.7726, "range_label": "0.98-0.99", "all reads (inferred)": 0.1153, "linked reads (inferred)": 0.5728, "right_edge": 0.99}, {"bin": "0.99", "interval": "0.99-1.0", "all reads": 0.2532, "linked reads": 0.2274, "all reads (cumsum)": 1.0, "linked reads (cumsum)": 1.0, "range_label": "0.99-1.0", "all reads (inferred)": 1.0, "linked reads (inferred)": 1.0, "right_edge": 1.0}]}}
